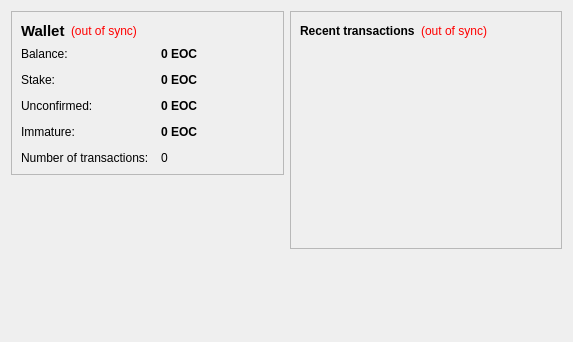
<?xml version="1.0" encoding="UTF-8"?>
<ui version="4.0">
 <class>OverviewPage</class>
 <widget class="QWidget" name="OverviewPage">
  <property name="geometry">
   <rect>
    <x>0</x>
    <y>0</y>
    <width>573</width>
    <height>342</height>
   </rect>
  </property>
  <property name="windowTitle">
   <string>Form</string>
  </property>
  <layout class="QHBoxLayout" name="horizontalLayout" stretch="1,1">
   <item>
    <layout class="QVBoxLayout" name="verticalLayout_2">
     <item>
      <widget class="QFrame" name="frame">
       <property name="frameShape">
        <enum>QFrame::StyledPanel</enum>
       </property>
       <property name="frameShadow">
        <enum>QFrame::Raised</enum>
       </property>
       <layout class="QVBoxLayout" name="verticalLayout_4">
        <item>
         <layout class="QHBoxLayout" name="horizontalLayout_4">
          <item>
           <widget class="QLabel" name="label_5">
            <property name="font">
             <font>
              <pointsize>11</pointsize>
              <weight>75</weight>
              <bold>true</bold>
             </font>
            </property>
            <property name="text">
             <string>Wallet</string>
            </property>
           </widget>
          </item>
          <item>
           <widget class="QLabel" name="labelWalletStatus">
            <property name="toolTip">
             <string>The displayed information may be out of date. Your wallet automatically synchronizes with the EiniaOraCoin network after a connection is established, but this process has not completed yet.</string>
            </property>
            <property name="styleSheet">
             <string notr="true">QLabel { color: red; }</string>
            </property>
            <property name="text">
             <string notr="true">(out of sync)</string>
            </property>
            <property name="alignment">
             <set>Qt::AlignLeading|Qt::AlignLeft|Qt::AlignVCenter</set>
            </property>
           </widget>
          </item>
          <item>
           <spacer name="horizontalSpacer_2">
            <property name="orientation">
             <enum>Qt::Horizontal</enum>
            </property>
            <property name="sizeHint" stdset="0">
             <size>
              <width>40</width>
              <height>20</height>
             </size>
            </property>
           </spacer>
          </item>
         </layout>
        </item>
        <item>
         <layout class="QFormLayout" name="formLayout_2">
          <property name="fieldGrowthPolicy">
           <enum>QFormLayout::AllNonFixedFieldsGrow</enum>
          </property>
          <property name="horizontalSpacing">
           <number>12</number>
          </property>
          <property name="verticalSpacing">
           <number>12</number>
          </property>
          <item row="0" column="0">
           <widget class="QLabel" name="label">
            <property name="text">
             <string>Balance:</string>
            </property>
           </widget>
          </item>
          <item row="0" column="1">
           <widget class="QLabel" name="labelBalance">
            <property name="font">
             <font>
              <weight>75</weight>
              <bold>true</bold>
             </font>
            </property>
            <property name="cursor">
             <cursorShape>IBeamCursor</cursorShape>
            </property>
            <property name="toolTip">
             <string>Your current balance</string>
            </property>
            <property name="text">
             <string notr="true">0 EOC</string>
            </property>
            <property name="textInteractionFlags">
             <set>Qt::LinksAccessibleByMouse|Qt::TextSelectableByKeyboard|Qt::TextSelectableByMouse</set>
            </property>
           </widget>
          </item>
          <item row="1" column="0">
           <widget class="QLabel" name="label_6">
            <property name="text">
             <string>Stake:</string>
            </property>
           </widget>
          </item>
          <item row="1" column="1">
           <widget class="QLabel" name="labelStake">
            <property name="font">
             <font>
              <weight>75</weight>
              <bold>true</bold>
             </font>
            </property>
            <property name="cursor">
             <cursorShape>IBeamCursor</cursorShape>
            </property>
            <property name="toolTip">
             <string>Total of coins that was staked, and do not yet count toward the current balance</string>
            </property>
            <property name="text">
             <string notr="true">0 EOC</string>
            </property>
            <property name="textInteractionFlags">
             <set>Qt::LinksAccessibleByMouse|Qt::TextSelectableByKeyboard|Qt::TextSelectableByMouse</set>
            </property>
           </widget>
          </item>
          <item row="2" column="0">
           <widget class="QLabel" name="label_3">
            <property name="text">
             <string>Unconfirmed:</string>
            </property>
           </widget>
          </item>
          <item row="2" column="1">
           <widget class="QLabel" name="labelUnconfirmed">
            <property name="font">
             <font>
              <weight>75</weight>
              <bold>true</bold>
             </font>
            </property>
            <property name="cursor">
             <cursorShape>IBeamCursor</cursorShape>
            </property>
            <property name="toolTip">
             <string>Total of transactions that have yet to be confirmed, and do not yet count toward the current balance</string>
            </property>
            <property name="text">
             <string notr="true">0 EOC</string>
            </property>
            <property name="textInteractionFlags">
             <set>Qt::LinksAccessibleByMouse|Qt::TextSelectableByKeyboard|Qt::TextSelectableByMouse</set>
            </property>
           </widget>
          </item>
          <item row="3" column="0">
           <widget class="QLabel" name="labelImmatureText">
            <property name="text">
             <string>Immature:</string>
            </property>
           </widget>
          </item>
          <item row="3" column="1">
           <widget class="QLabel" name="labelImmature">
            <property name="font">
             <font>
              <weight>75</weight>
              <bold>true</bold>
             </font>
            </property>
            <property name="toolTip">
             <string>Mined balance that has not yet matured</string>
            </property>
            <property name="text">
             <string notr="true">0 EOC</string>
            </property>
            <property name="textInteractionFlags">
             <set>Qt::LinksAccessibleByMouse|Qt::TextSelectableByKeyboard|Qt::TextSelectableByMouse</set>
            </property>
           </widget>
          </item>
          <item row="4" column="0">
           <widget class="QLabel" name="label_2">
            <property name="text">
             <string>Number of transactions:</string>
            </property>
           </widget>
          </item>
          <item row="4" column="1">
           <widget class="QLabel" name="labelNumTransactions">
            <property name="toolTip">
             <string>Total number of transactions in wallet</string>
            </property>
            <property name="text">
             <string notr="true">0</string>
            </property>
           </widget>
          </item>
         </layout>
        </item>
       </layout>
      </widget>
     </item>
     <item>
      <spacer name="verticalSpacer">
       <property name="orientation">
        <enum>Qt::Vertical</enum>
       </property>
       <property name="sizeHint" stdset="0">
        <size>
         <width>20</width>
         <height>40</height>
        </size>
       </property>
      </spacer>
     </item>
    </layout>
   </item>
   <item>
    <layout class="QVBoxLayout" name="verticalLayout_3">
     <item>
      <widget class="QFrame" name="frame_2">
       <property name="frameShape">
        <enum>QFrame::StyledPanel</enum>
       </property>
       <property name="frameShadow">
        <enum>QFrame::Raised</enum>
       </property>
       <layout class="QVBoxLayout" name="verticalLayout">
        <item>
         <layout class="QHBoxLayout" name="horizontalLayout_2">
          <item>
           <widget class="QLabel" name="label_4">
            <property name="text">
             <string>&lt;b&gt;Recent transactions&lt;/b&gt;</string>
            </property>
           </widget>
          </item>
          <item>
           <widget class="QLabel" name="labelTransactionsStatus">
            <property name="toolTip">
             <string>The displayed information may be out of date. Your wallet automatically synchronizes with the EiniaOraCoin network after a connection is established, but this process has not completed yet.</string>
            </property>
            <property name="styleSheet">
             <string notr="true">QLabel { color: red; }</string>
            </property>
            <property name="text">
             <string notr="true">(out of sync)</string>
            </property>
            <property name="alignment">
             <set>Qt::AlignRight|Qt::AlignTrailing|Qt::AlignVCenter</set>
            </property>
           </widget>
          </item>
          <item>
           <spacer name="horizontalSpacer">
            <property name="orientation">
             <enum>Qt::Horizontal</enum>
            </property>
            <property name="sizeHint" stdset="0">
             <size>
              <width>40</width>
              <height>20</height>
             </size>
            </property>
           </spacer>
          </item>
         </layout>
        </item>
        <item>
         <widget class="QListView" name="listTransactions">
          <property name="styleSheet">
           <string notr="true">QListView { background: transparent; }</string>
          </property>
          <property name="frameShape">
           <enum>QFrame::NoFrame</enum>
          </property>
          <property name="verticalScrollBarPolicy">
           <enum>Qt::ScrollBarAlwaysOff</enum>
          </property>
          <property name="horizontalScrollBarPolicy">
           <enum>Qt::ScrollBarAlwaysOff</enum>
          </property>
          <property name="selectionMode">
           <enum>QAbstractItemView::NoSelection</enum>
          </property>
         </widget>
        </item>
       </layout>
      </widget>
     </item>
     <item>
      <spacer name="verticalSpacer_2">
       <property name="orientation">
        <enum>Qt::Vertical</enum>
       </property>
       <property name="sizeHint" stdset="0">
        <size>
         <width>20</width>
         <height>40</height>
        </size>
       </property>
      </spacer>
     </item>
    </layout>
   </item>
  </layout>
 </widget>
 <resources/>
 <connections/>
</ui>
